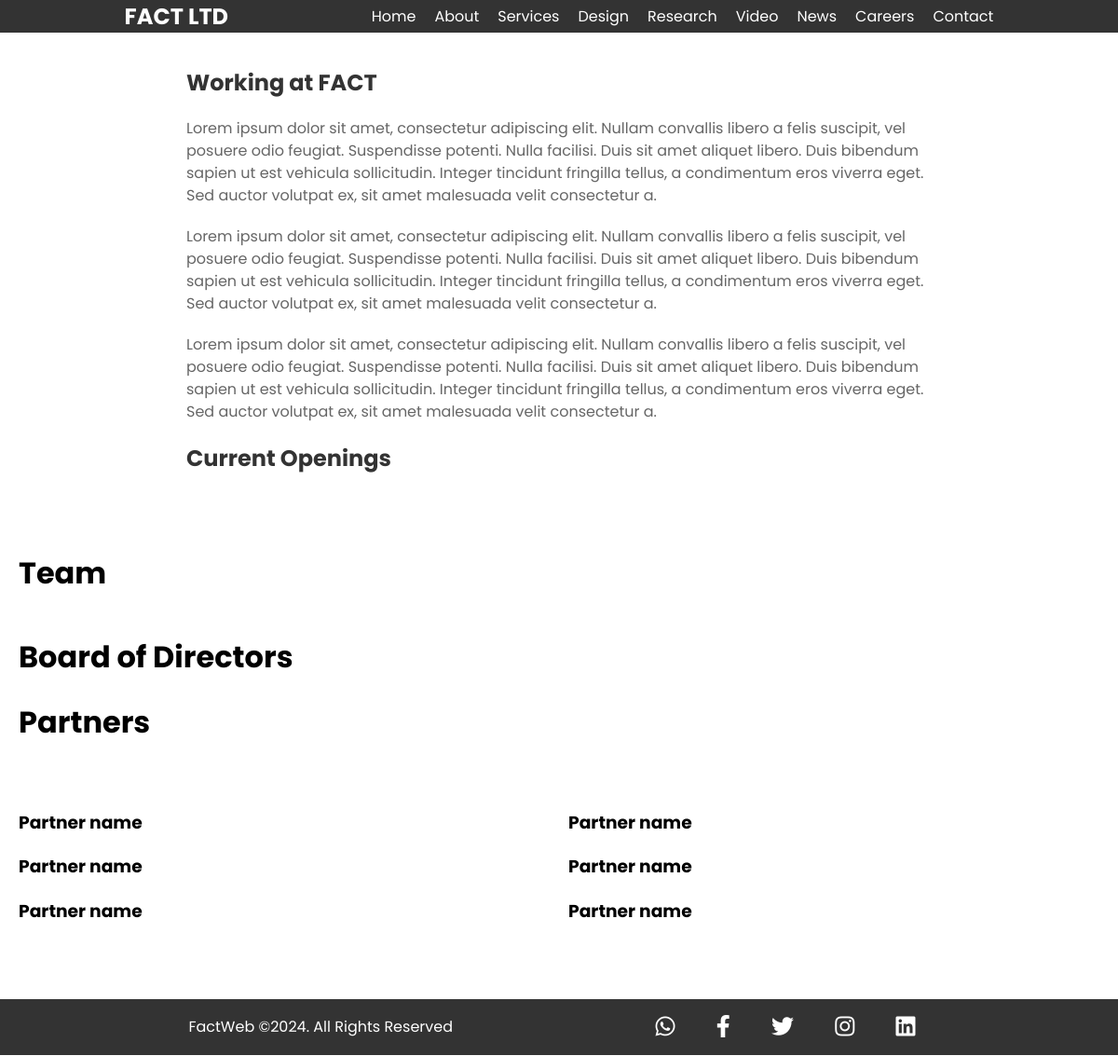
The app's page /careers/, older data.
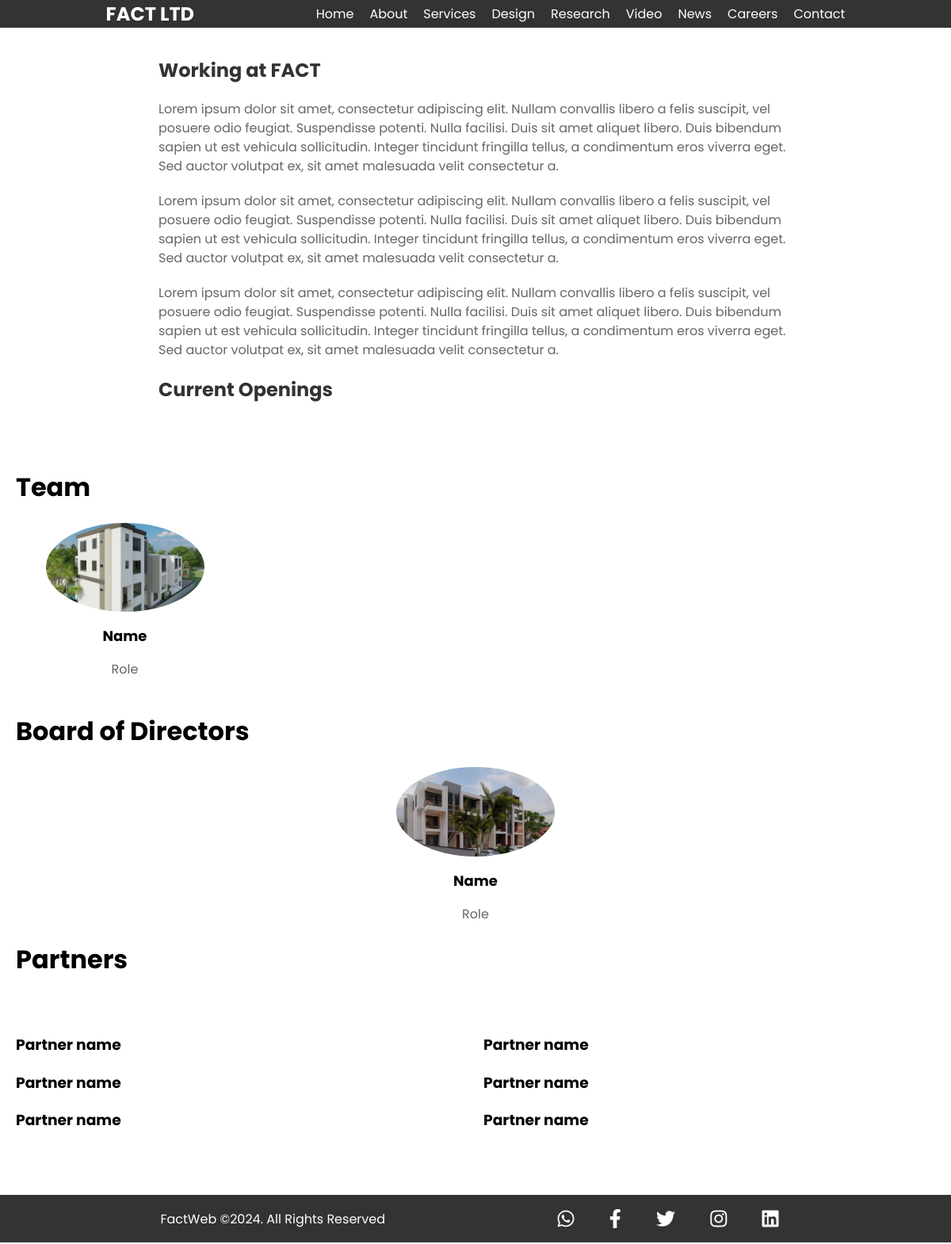
The same page, newer data.
### FactWebApp/models.py (models this page shows, shortened)
class Image(models.Model):
    image = models.ImageField(upload_to='images/')
    title = models.CharField(max_length=100, default='Title')
    description = models.TextField()
    location = models.CharField(max_length=100, default='Location')
    category = models.ForeignKey(ImageCategory, on_delete=models.CASCADE)
    name = models.CharField(max_length=100, default='Name')
    role = models.CharField(max_length=100, default='Role')

### FactWebApp/views.py (the view)
# urls.py: path('careers/', views.careers, name='careers'),
def careers(request):
    try:
        team_category = ImageCategory.objects.get(name='Team')
        board_category = ImageCategory.objects.get(name='Board')
        team_images = Image.objects.filter(category=team_category)
        board_images = Image.objects.filter(category=board_category)
    except ImageCategory.DoesNotExist:
        team_images = []
        board_images = []
    return render(request, 'FactWebApp/careers.html', {'team_images': team_images, 'board_images': board_images})

### FactWebApp/templates/FactWebApp/careers.html (shortened to what this page needs)
{% extends 'base.html' %}
{% load static %}
{% block content %}
<div class="careers-container">
    <h1>Working at FACT</h1>
    <p>Lorem ipsum dolor sit amet, consectetur adipiscing elit. Nullam convallis libero a felis
        suscipit, vel posuere odio feugiat. Suspendisse potenti. Nulla facilisi. Duis sit amet
        aliquet libero. Duis bibendum sapien ut est vehicula sollicitudin. Integer tincidunt
        fringilla tellus, a condimentum eros viverra eget. Sed auctor volutpat ex, sit amet malesuada
        velit consectetur a.</p>
        <p>Lorem ipsum dolor sit amet, consectetur adipiscing elit. Nullam convallis libero a felis
            suscipit, vel posuere odio feugiat. Suspendisse potenti. Nulla facilisi. Duis sit amet
            aliquet libero. Duis bibendum sapien ut est vehicula sollicitudin. Integer tincidunt
            fringilla tellus, a condimentum eros viverra eget. Sed auctor volutpat ex, sit amet malesuada
            velit consectetur a.</p>
            <p>Lorem ipsum dolor sit amet, consectetur adipiscing elit. Nullam convallis libero a felis
                suscipit, vel posuere odio feugiat. Suspendisse potenti. Nulla facilisi. Duis sit amet
                aliquet libero. Duis bibendum sapien ut est vehicula sollicitudin. Integer tincidunt
                fringilla tellus, a condimentum eros viverra eget. Sed auctor volutpat ex, sit amet malesuada
                velit consectetur a.</p>
    <h1>Current Openings</h1>
</div>
<div class="team-container">
    <h1>Team</h1>
    <div class="team-grid">
        {% for team_image in team_images %}
        <div class="team-member">
            <img src="{{ team_image.image.url }}" alt="{{ team_image.description }}">
            <h3>{{ team_image.name }}</h3>
            <p>{{ team_image.role }}</p>
        </div>
        {% endfor %}
    </div>
    <h1>Board of Directors</h1>
    <div class="board-grid">
        {% for board_image in board_images %}
        <div class="board-member">
            <img src="{{ board_image.image.url }}" alt="{{ board_image.description }}">
            <h3>{{ board_image.name }}</h3>
            <p>{{ board_image.role }}</p>
        </div>
        {% endfor %}
    </div>
    <h1>Partners</h1>
    <div class="partners">
        <div class="left">
            <h3>Partner name</h3>
            <h3>Partner name</h3>
            <h3>Partner name</h3>
        </div>
        <div class="right">
            <div class="left">
                <h3>Partner name</h3>
                <h3>Partner name</h3>
                <h3>Partner name</h3>
            </div>
        </div>
    </div>
</div>
{% endblock %}
{% block extrastyles %}
<link rel="stylesheet" type="text/css" href="{% static 'FactWebApp/css/careers.css' %}">
{% endblock %}

Row changes from the older to the newer data that the page shows:
added Image: image (picture), name "Name", role "Role", shown under "Team"
added Image: image (picture), name "Name", role "Role", shown under "Board of Directors"
